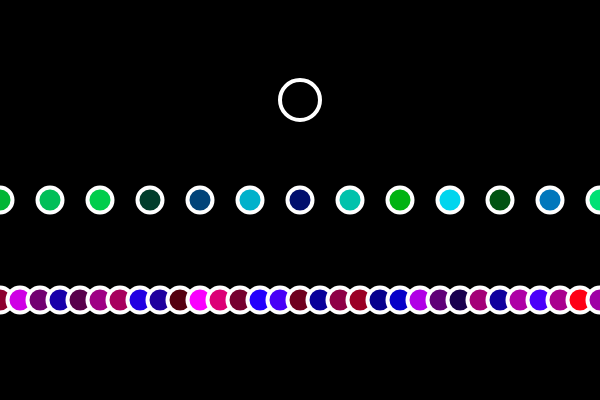
Frame 1 (no input)
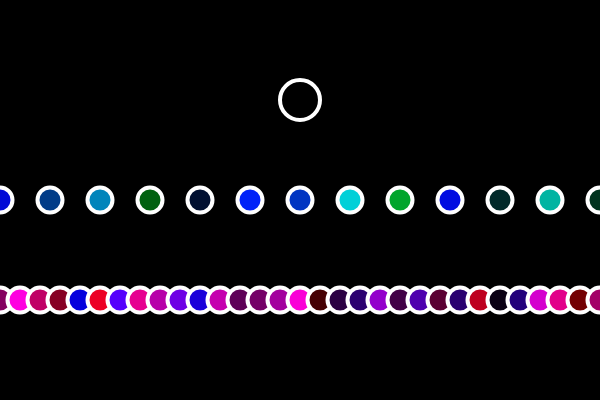
Frame 60 (no input)
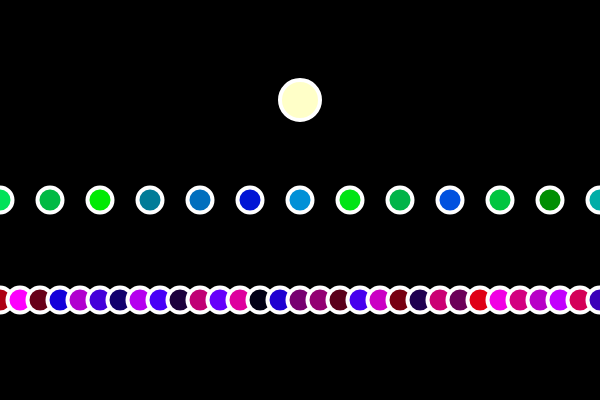
Frame 120 (the mouse pressed at the canvas centre since frame 60)

The p5.js sketch that drew these frames (run headless with seeded random() and noise() and a simulated clock; from frame 60 on, the mouse is pressed at the canvas centre):

// p5.js sketch
// ── sketch.js
function setup() {
  createCanvas(600, 400);
}

function draw() {
  background(0);
  strokeWeight(4);
  stroke(255);

  // first local variable
  let x = 0;
  // need an exit condition
  while (x <= width) {
    fill(0, random(0, 255), random(0, 255));
    ellipse(x, 200, 25, 25);
    x += 50;
  }
  // and with a for loop
  for (var y = 0; y <= width; y += 20) {
    fill(random(0,255), 0, random(0, 255));
    ellipse(y, 300, 25, 25);
  }
  fill(mouseX+0.5*mouseY, mouseX, mouseY);
  ellipse(300, 100, 40, 40);

}
